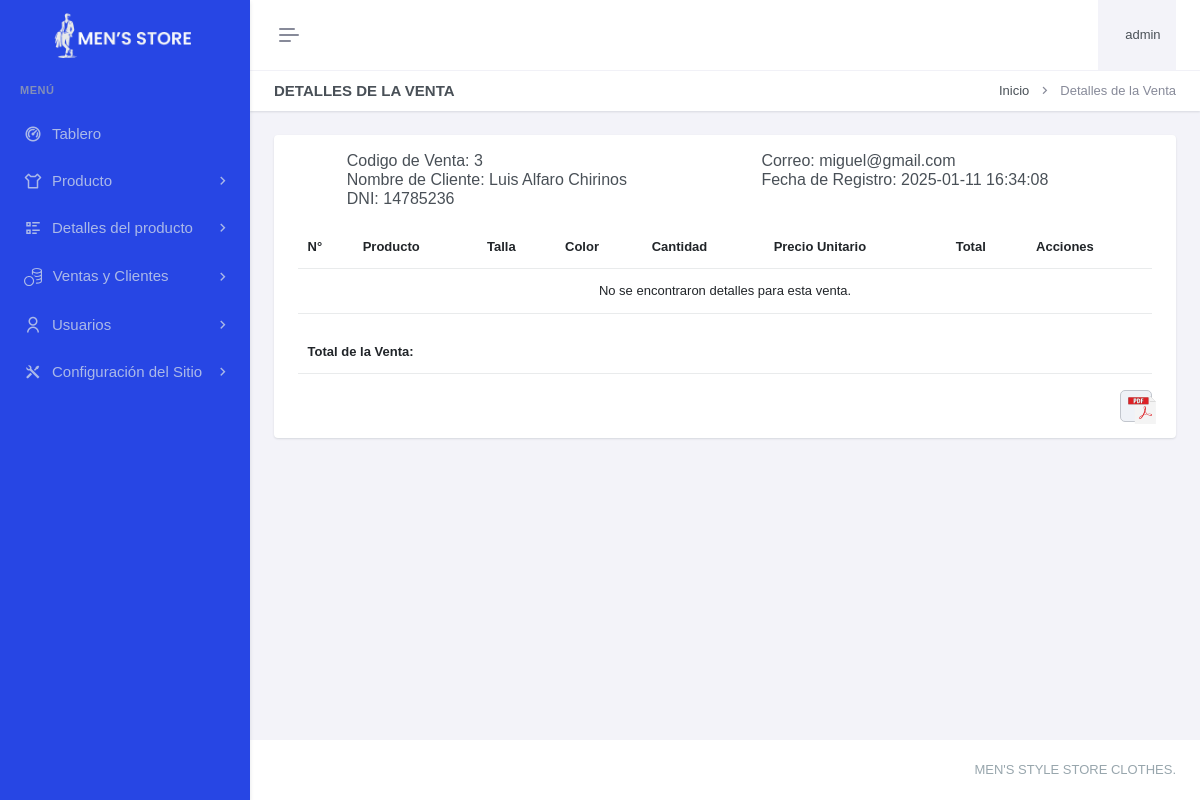
/paneladministrador/ventasclientes/ventas/ver-detalles-venta.php?venId=3 (signed in), run on an earlier commit of the app's database.
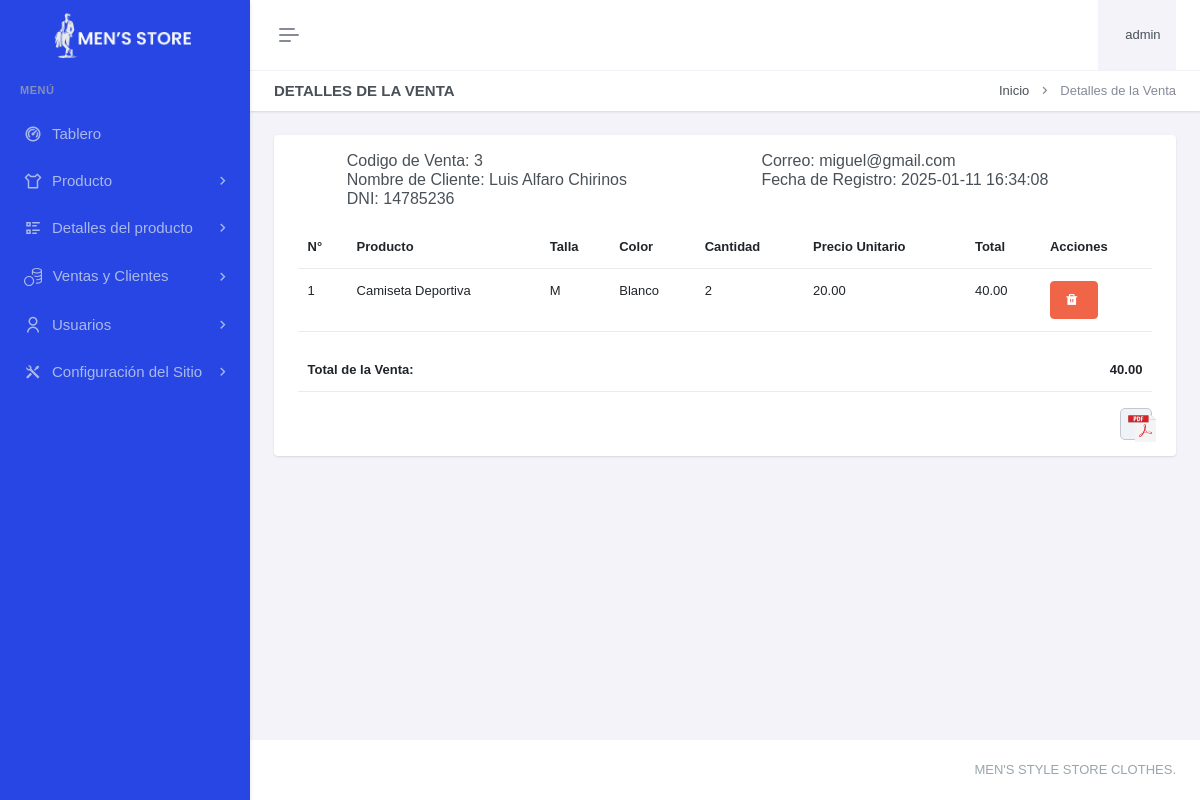
And on a later commit of the database.
### tables this page shows
CREATE TABLE `detalleventa` (
  `detVenId` int(11) NOT NULL,
  `venId` int(11) DEFAULT NULL,
  `stoId` int(11) DEFAULT NULL,
  `detVenCantidad` int(11) DEFAULT NULL,
  `detVenPrecio` decimal(8,2) DEFAULT NULL,
  `detVenFechaRegis` datetime DEFAULT current_timestamp() ON UPDATE current_timestamp()
);

### paneladministrador/ventasclientes/ventas/ver-detalles-venta.php (the view, shortened to what the changed rows need)
<?php
include "../../header.php";
include "../../sidebar.php";
$venId = $_GET['venId'] ?? '';
$queryTotal = "SELECT SUM(detVenPrecio * detVenCantidad) AS total FROM detalleventa WHERE venId = $venId";
$resultTotal = mysqli_query($con, $queryTotal);
$totalVenta = mysqli_fetch_assoc($resultTotal);
$queryProductos = "SELECT p.proNombre,c.colNombre,t.talNombre,SUM(d.detVenCantidad) AS totalCantidad,
    d.detVenPrecio, SUM(d.detVenCantidad * d.detVenPrecio) AS totalPrecio, d.detVenId
FROM ventas v INNER JOIN  detalleventa d ON v.venId = d.venId INNER JOIN
    stock s ON s.stoId = d.stoId INNER JOIN talla t ON s.talId = t.talId
INNER JOIN color c ON c.colId = s.colId INNER JOIN producto p ON p.proId = s.proId
WHERE v.venId = $venId GROUP BY p.proNombre, c.colNombre, t.talNombre, d.detVenPrecio;
";
$resultProductos = mysqli_query($con, $queryProductos);
$productos = mysqli_fetch_all($resultProductos, MYSQLI_ASSOC);
?>
<div class="main-content">
    <div class="page-content">
        <div class="container-fluid">
            <div class="row">
                <div class="col-12">
                    <div class="card">
                    <div class="container">
                        <table class="table table-hover my-3">
                            <thead>
                                <tr>
                                    <th>N°</th>
                                    <th>Producto</th>
                                    <th>Talla</th>
                                    <th>Color</th>
                                    <th>Cantidad</th>
                                    <th>Precio Unitario</th>
                                    <th>Total</th>
                                    <th>Acciones</th>
                                </tr>
                            </thead>
                            <tbody>
                            <?php if ($productos):
                                $contador = 1;
                                foreach ($productos as $producto): ?>
                                    <tr>
                                        <td><?php echo $contador++; ?></td>
                                        <td><?php echo htmlspecialchars($producto['proNombre']); ?></td>
                                        <td><?php echo htmlspecialchars($producto['talNombre']); ?></td>
                                        <td><?php echo htmlspecialchars($producto['colNombre']); ?></td>
                                        <td><?php echo htmlspecialchars($producto['totalCantidad']); ?></td>
                                        <td><?php echo htmlspecialchars($producto['detVenPrecio']); ?></td>
                                        <td><?php echo htmlspecialchars($producto['totalPrecio']); ?></td>
                                        <td>
                                            <button class="btn btn-danger eliminar-btn" data-id="<?php echo htmlspecialchars($producto['detVenId']); ?>">
                                                <i class="ri-delete-bin-fill align-bottom me-1"></i>
                                            </button>
                                        </td>
                                    </tr>
                            <?php endforeach; ?>
                            <?php else: ?>
                                <tr>
                                    <td colspan="8" class="text-center">No se encontraron detalles para esta venta.</td>
                                </tr>
                            <?php endif; ?>
                            </tbody>
                        </table>
                        <table class="table">
                            <thead>
                                <tr>
                                    <th>Total de la Venta:</th>
                                    <th class="text-end col-9"><?php echo htmlspecialchars($totalVenta['total']); ?></th>
                                </tr>
                            </thead>
                        </table>
                    </div>
                </div>
            </div>
        </div>
    </div>
</div>
<?php include "../../footer.php"; ?>

What changed in the data, as far as the page shows it:
added detalleventa: proNombre "Camiseta Deportiva", talNombre "M", colNombre "Blanco", totalCantidad "2", detVenPrecio "20.00", totalPrecio "40.00"
Also different on the page:
$totalVenta['total']: (not shown) → "40.00"
text no longer shown: "No se encontraron detalles para esta venta."
